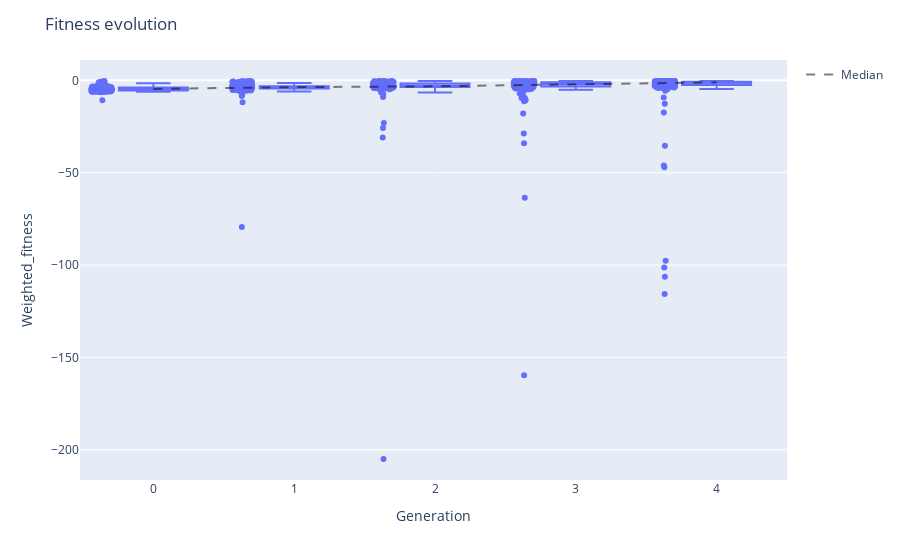

The notebook cell saved with this chart:
### Code cell
viewer.fitness_evolution(points="all")

### Figure 1 — Plotly figure (JSON) as saved in the notebook; plotly's stock layout.template omitted (floating-point values rounded to 4 significant figures; data arrays with more than 128 entries replaced by an {"elided": "..."} marker saying what was removed)
{"data": [{"alignmentgroup": "True", "boxpoints": "all", "hovertemplate": "Generation=%{x}<br>Weighted_fitness=%{y}<extra></extra>", "legendgroup": "", "marker": {"color": "#636efa"}, "name": "", "notched": false, "offsetgroup": "", "orientation": "v", "showlegend": false, "type": "box", "x": {"elided": "1000 int values"}, "x0": " ", "xaxis": "x", "y": {"elided": "1000 float values"}, "y0": " ", "yaxis": "y"}, {"line": {"color": "rgba(0,0,0,0.5)", "dash": "dash", "width": 2}, "mode": "lines", "name": "Median", "type": "scatter", "x": [0, 1, 2, 3, 4], "y": [-4.663, -3.676, -3.254, -2.016, -1.106]}], "layout": {"boxmode": "group", "legend": {"tracegroupgap": 0}, "margin": {"t": 60}, "title": {"text": "Fitness evolution"}, "xaxis": {"anchor": "y", "domain": [0, 1], "title": {"text": "Generation"}}, "yaxis": {"anchor": "x", "domain": [0, 1], "title": {"text": "Weighted_fitness"}}}}
